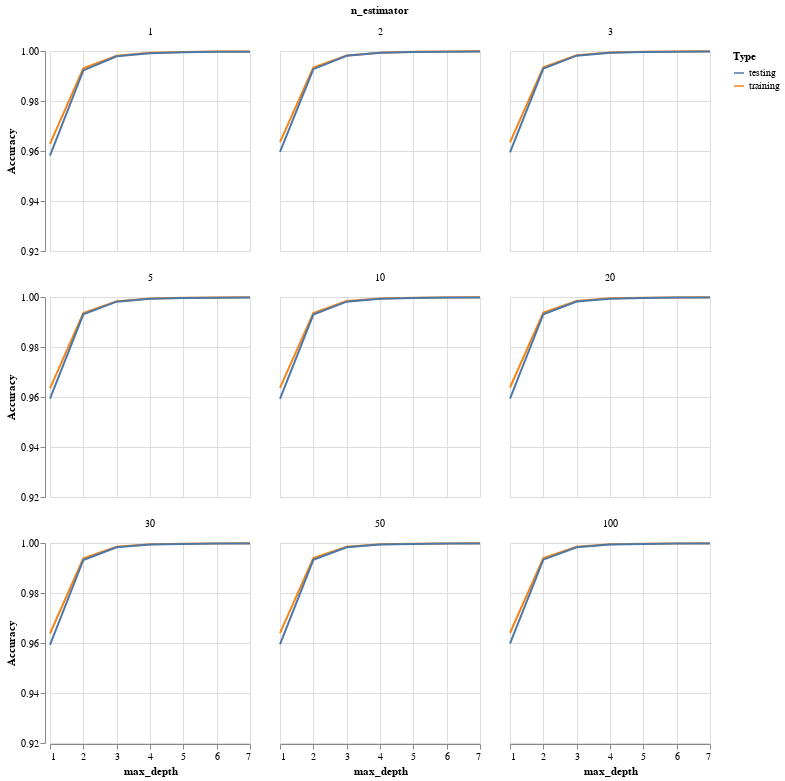

Notebook code for this chart:
### Code cell
n_est = [1,2,3,5,10,20,30,50,100]
max_depth = range(1,8)
X_train, X_test, y_train, y_test = test_train_compound(df, "DAO")
trees = []
train_acc = []
test_acc = []
depth = []
for j in max_depth:
    for i in n_est:
        trees.append(i)
        depth.append(j)
        rf = RandomForestRegressor(n_estimators = i, max_depth = j, random_state=0).fit(X_train, y_train)
        train_acc.append(rf.score(X_train, y_train))
        test_acc.append(rf.score(X_test, y_test))
        #print(j,i)
df_rf = pd.DataFrame({'training' : train_acc,
                      'testing' : test_acc,
                      'n_estimator' : trees,
                      'max_depth' : depth})
df_rf = df_rf.melt(id_vars = ['n_estimator', 'max_depth'], var_name = 'Type', value_name = 'Accuracy')
df_rf
alt.Chart(df_rf).mark_line().encode(
    alt.X('max_depth'),
    alt.Y('Accuracy', scale=alt.Scale(domain=[0.92, 1])),
    alt.Color('Type'),
    alt.Facet('n_estimator')
    ).properties(width = 200, height = 200, columns = 3)

### Figure 1 — Vega-Lite specification as saved in the notebook (floating-point values rounded to 4 significant figures)
{"$schema": "https://vega.github.io/schema/vega-lite/v3.4.0.json", "columns": 3, "config": {"mark": {"tooltip": null}, "view": {"height": 300, "width": 400}}, "data": {"name": "data-c7cade462e73582f5d7b340cf4b185b8"}, "datasets": {"data-c7cade462e73582f5d7b340cf4b185b8": [{"Accuracy": 0.9628, "Type": "training", "max_depth": 1, "n_estimator": 1}, {"Accuracy": 0.9636, "Type": "training", "max_depth": 1, "n_estimator": 2}, {"Accuracy": 0.9635, "Type": "training", "max_depth": 1, "n_estimator": 3}, {"Accuracy": 0.9634, "Type": "training", "max_depth": 1, "n_estimator": 5}, {"Accuracy": 0.9636, "Type": "training", "max_depth": 1, "n_estimator": 10}, {"Accuracy": 0.9638, "Type": "training", "max_depth": 1, "n_estimator": 20}, {"Accuracy": 0.9638, "Type": "training", "max_depth": 1, "n_estimator": 30}, {"Accuracy": 0.964, "Type": "training", "max_depth": 1, "n_estimator": 50}, {"Accuracy": 0.964, "Type": "training", "max_depth": 1, "n_estimator": 100}, {"Accuracy": 0.9931, "Type": "training", "max_depth": 2, "n_estimator": 1}, {"Accuracy": 0.9934, "Type": "training", "max_depth": 2, "n_estimator": 2}, {"Accuracy": 0.9935, "Type": "training", "max_depth": 2, "n_estimator": 3}, {"Accuracy": 0.9936, "Type": "training", "max_depth": 2, "n_estimator": 5}, {"Accuracy": 0.9936, "Type": "training", "max_depth": 2, "n_estimator": 10}, {"Accuracy": 0.9937, "Type": "training", "max_depth": 2, "n_estimator": 20}, {"Accuracy": 0.9939, "Type": "training", "max_depth": 2, "n_estimator": 30}, {"Accuracy": 0.9939, "Type": "training", "max_depth": 2, "n_estimator": 50}, {"Accuracy": 0.9939, "Type": "training", "max_depth": 2, "n_estimator": 100}, {"Accuracy": 0.9981, "Type": "training", "max_depth": 3, "n_estimator": 1}, {"Accuracy": 0.9982, "Type": "training", "max_depth": 3, "n_estimator": 2}, {"Accuracy": 0.9983, "Type": "training", "max_depth": 3, "n_estimator": 3}, {"Accuracy": 0.9983, "Type": "training", "max_depth": 3, "n_estimator": 5}, {"Accuracy": 0.9984, "Type": "training", "max_depth": 3, "n_estimator": 10}, {"Accuracy": 0.9985, "Type": "training", "max_depth": 3, "n_estimator": 20}, {"Accuracy": 0.9985, "Type": "training", "max_depth": 3, "n_estimator": 30}, {"Accuracy": 0.9985, "Type": "training", "max_depth": 3, "n_estimator": 50}, {"Accuracy": 0.9985, "Type": "training", "max_depth": 3, "n_estimator": 100}, {"Accuracy": 0.9993, "Type": "training", "max_depth": 4, "n_estimator": 1}, {"Accuracy": 0.9993, "Type": "training", "max_depth": 4, "n_estimator": 2}, {"Accuracy": 0.9994, "Type": "training", "max_depth": 4, "n_estimator": 3}, {"Accuracy": 0.9994, "Type": "training", "max_depth": 4, "n_estimator": 5}, {"Accuracy": 0.9994, "Type": "training", "max_depth": 4, "n_estimator": 10}, {"Accuracy": 0.9995, "Type": "training", "max_depth": 4, "n_estimator": 20}, {"Accuracy": 0.9995, "Type": "training", "max_depth": 4, "n_estimator": 30}, {"Accuracy": 0.9995, "Type": "training", "max_depth": 4, "n_estimator": 50}, {"Accuracy": 0.9995, "Type": "training", "max_depth": 4, "n_estimator": 100}, {"Accuracy": 0.9996, "Type": "training", "max_depth": 5, "n_estimator": 1}, {"Accuracy": 0.9997, "Type": "training", "max_depth": 5, "n_estimator": 2}, {"Accuracy": 0.9997, "Type": "training", "max_depth": 5, "n_estimator": 3}, {"Accuracy": 0.9997, "Type": "training", "max_depth": 5, "n_estimator": 5}, {"Accuracy": 0.9997, "Type": "training", "max_depth": 5, "n_estimator": 10}, {"Accuracy": 0.9997, "Type": "training", "max_depth": 5, "n_estimator": 20}, {"Accuracy": 0.9997, "Type": "training", "max_depth": 5, "n_estimator": 30}, {"Accuracy": 0.9997, "Type": "training", "max_depth": 5, "n_estimator": 50}, {"Accuracy": 0.9997, "Type": "training", "max_depth": 5, "n_estimator": 100}, {"Accuracy": 0.9998, "Type": "training", "max_depth": 6, "n_estimator": 1}, {"Accuracy": 0.9998, "Type": "training", "max_depth": 6, "n_estimator": 2}, {"Accuracy": 0.9998, "Type": "training", "max_depth": 6, "n_estimator": 3}, {"Accuracy": 0.9998, "Type": "training", "max_depth": 6, "n_estimator": 5}, {"Accuracy": 0.9998, "Type": "training", "max_depth": 6, "n_estimator": 10}, {"Accuracy": 0.9998, "Type": "training", "max_depth": 6, "n_estimator": 20}, {"Accuracy": 0.9998, "Type": "training", "max_depth": 6, "n_estimator": 30}, {"Accuracy": 0.9998, "Type": "training", "max_depth": 6, "n_estimator": 50}, {"Accuracy": 0.9998, "Type": "training", "max_depth": 6, "n_estimator": 100}, {"Accuracy": 0.9998, "Type": "training", "max_depth": 7, "n_estimator": 1}, {"Accuracy": 0.9999, "Type": "training", "max_depth": 7, "n_estimator": 2}, {"Accuracy": 0.9999, "Type": "training", "max_depth": 7, "n_estimator": 3}, {"Accuracy": 0.9999, "Type": "training", "max_depth": 7, "n_estimator": 5}, {"Accuracy": 0.9999, "Type": "training", "max_depth": 7, "n_estimator": 10}, {"Accuracy": 0.9999, "Type": "training", "max_depth": 7, "n_estimator": 20}, {"Accuracy": 0.9999, "Type": "training", "max_depth": 7, "n_estimator": 30}, {"Accuracy": 0.9999, "Type": "training", "max_depth": 7, "n_estimator": 50}, {"Accuracy": 0.9999, "Type": "training", "max_depth": 7, "n_estimator": 100}, {"Accuracy": 0.9582, "Type": "testing", "max_depth": 1, "n_estimator": 1}, {"Accuracy": 0.9596, "Type": "testing", "max_depth": 1, "n_estimator": 2}, {"Accuracy": 0.9595, "Type": "testing", "max_depth": 1, "n_estimator": 3}, {"Accuracy": 0.9593, "Type": "testing", "max_depth": 1, "n_estimator": 5}, {"Accuracy": 0.9592, "Type": "testing", "max_depth": 1, "n_estimator": 10}, {"Accuracy": 0.9594, "Type": "testing", "max_depth": 1, "n_estimator": 20}, {"Accuracy": 0.9593, "Type": "testing", "max_depth": 1, "n_estimator": 30}, {"Accuracy": 0.9594, "Type": "testing", "max_depth": 1, "n_estimator": 50}, {"Accuracy": 0.9597, "Type": "testing", "max_depth": 1, "n_estimator": 100}, {"Accuracy": 0.9922, "Type": "testing", "max_depth": 2, "n_estimator": 1}, {"Accuracy": 0.9927, "Type": "testing", "max_depth": 2, "n_estimator": 2}, {"Accuracy": 0.993, "Type": "testing", "max_depth": 2, "n_estimator": 3}, {"Accuracy": 0.993, "Type": "testing", "max_depth": 2, "n_estimator": 5}, {"Accuracy": 0.993, "Type": "testing", "max_depth": 2, "n_estimator": 10}, {"Accuracy": 0.9931, "Type": "testing", "max_depth": 2, "n_estimator": 20}, {"Accuracy": 0.9932, "Type": "testing", "max_depth": 2, "n_estimator": 30}, {"Accuracy": 0.9933, "Type": "testing", "max_depth": 2, "n_estimator": 50}, {"Accuracy": 0.9933, "Type": "testing", "max_depth": 2, "n_estimator": 100}, {"Accuracy": 0.9979, "Type": "testing", "max_depth": 3, "n_estimator": 1}, {"Accuracy": 0.9981, "Type": "testing", "max_depth": 3, "n_estimator": 2}, {"Accuracy": 0.9981, "Type": "testing", "max_depth": 3, "n_estimator": 3}, {"Accuracy": 0.9981, "Type": "testing", "max_depth": 3, "n_estimator": 5}, {"Accuracy": 0.9981, "Type": "testing", "max_depth": 3, "n_estimator": 10}, {"Accuracy": 0.9982, "Type": "testing", "max_depth": 3, "n_estimator": 20}, {"Accuracy": 0.9983, "Type": "testing", "max_depth": 3, "n_estimator": 30}, {"Accuracy": 0.9983, "Type": "testing", "max_depth": 3, "n_estimator": 50}, {"Accuracy": 0.9983, "Type": "testing", "max_depth": 3, "n_estimator": 100}, {"Accuracy": 0.9991, "Type": "testing", "max_depth": 4, "n_estimator": 1}, {"Accuracy": 0.9993, "Type": "testing", "max_depth": 4, "n_estimator": 2}, {"Accuracy": 0.9993, "Type": "testing", "max_depth": 4, "n_estimator": 3}, {"Accuracy": 0.9993, "Type": "testing", "max_depth": 4, "n_estimator": 5}, {"Accuracy": 0.9993, "Type": "testing", "max_depth": 4, "n_estimator": 10}, {"Accuracy": 0.9993, "Type": "testing", "max_depth": 4, "n_estimator": 20}, {"Accuracy": 0.9994, "Type": "testing", "max_depth": 4, "n_estimator": 30}, {"Accuracy": 0.9994, "Type": "testing", "max_depth": 4, "n_estimator": 50}, {"Accuracy": 0.9994, "Type": "testing", "max_depth": 4, "n_estimator": 100}, {"Accuracy": 0.9995, "Type": "testing", "max_depth": 5, "n_estimator": 1}, {"Accuracy": 0.9996, "Type": "testing", "max_depth": 5, "n_estimator": 2}, {"Accuracy": 0.9996, "Type": "testing", "max_depth": 5, "n_estimator": 3}, {"Accuracy": 0.9996, "Type": "testing", "max_depth": 5, "n_estimator": 5}, {"Accuracy": 0.9996, "Type": "testing", "max_depth": 5, "n_estimator": 10}, {"Accuracy": 0.9996, "Type": "testing", "max_depth": 5, "n_estimator": 20}, {"Accuracy": 0.9996, "Type": "testing", "max_depth": 5, "n_estimator": 30}, {"Accuracy": 0.9996, "Type": "testing", "max_depth": 5, "n_estimator": 50}, {"Accuracy": 0.9996, "Type": "testing", "max_depth": 5, "n_estimator": 100}, {"Accuracy": 0.9997, "Type": "testing", "max_depth": 6, "n_estimator": 1}, {"Accuracy": 0.9997, "Type": "testing", "max_depth": 6, "n_estimator": 2}, {"Accuracy": 0.9997, "Type": "testing", "max_depth": 6, "n_estimator": 3}, {"Accuracy": 0.9997, "Type": "testing", "max_depth": 6, "n_estimator": 5}, {"Accuracy": 0.9998, "Type": "testing", "max_depth": 6, "n_estimator": 10}, {"Accuracy": 0.9998, "Type": "testing", "max_depth": 6, "n_estimator": 20}, {"Accuracy": 0.9998, "Type": "testing", "max_depth": 6, "n_estimator": 30}, {"Accuracy": 0.9998, "Type": "testing", "max_depth": 6, "n_estimator": 50}, {"Accuracy": 0.9998, "Type": "testing", "max_depth": 6, "n_estimator": 100}, {"Accuracy": 0.9997, "Type": "testing", "max_depth": 7, "n_estimator": 1}, {"Accuracy": 0.9998, "Type": "testing", "max_depth": 7, "n_estimator": 2}, {"Accuracy": 0.9998, "Type": "testing", "max_depth": 7, "n_estimator": 3}, {"Accuracy": 0.9998, "Type": "testing", "max_depth": 7, "n_estimator": 5}, {"Accuracy": 0.9998, "Type": "testing", "max_depth": 7, "n_estimator": 10}, {"Accuracy": 0.9998, "Type": "testing", "max_depth": 7, "n_estimator": 20}, {"Accuracy": 0.9998, "Type": "testing", "max_depth": 7, "n_estimator": 30}, {"Accuracy": 0.9998, "Type": "testing", "max_depth": 7, "n_estimator": 50}, {"Accuracy": 0.9998, "Type": "testing", "max_depth": 7, "n_estimator": 100}]}, "encoding": {"color": {"field": "Type", "type": "nominal"}, "facet": {"field": "n_estimator", "type": "quantitative"}, "x": {"field": "max_depth", "type": "quantitative"}, "y": {"field": "Accuracy", "scale": {"domain": [0.92, 1]}, "type": "quantitative"}}, "height": 200, "mark": "line", "width": 200}
